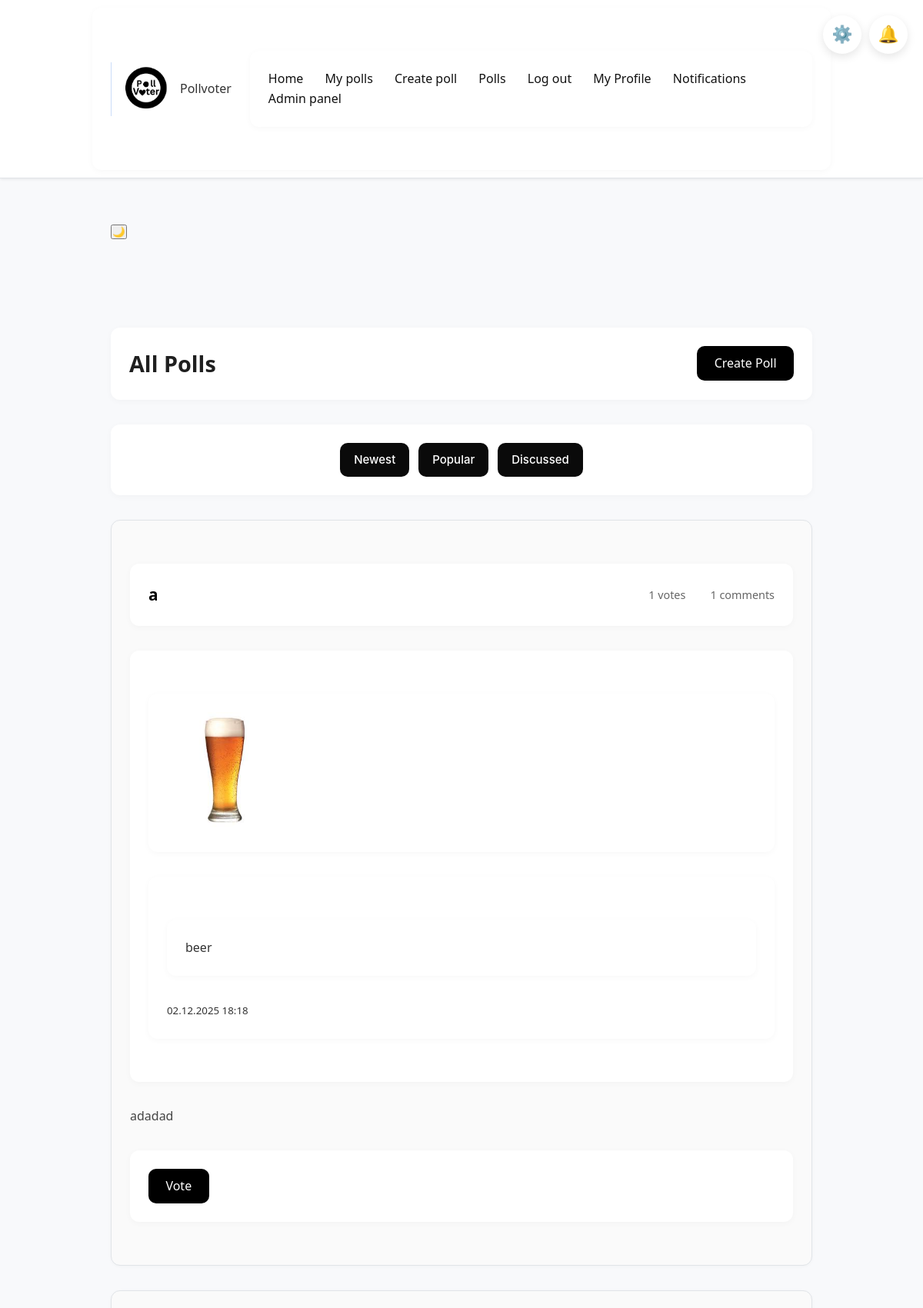
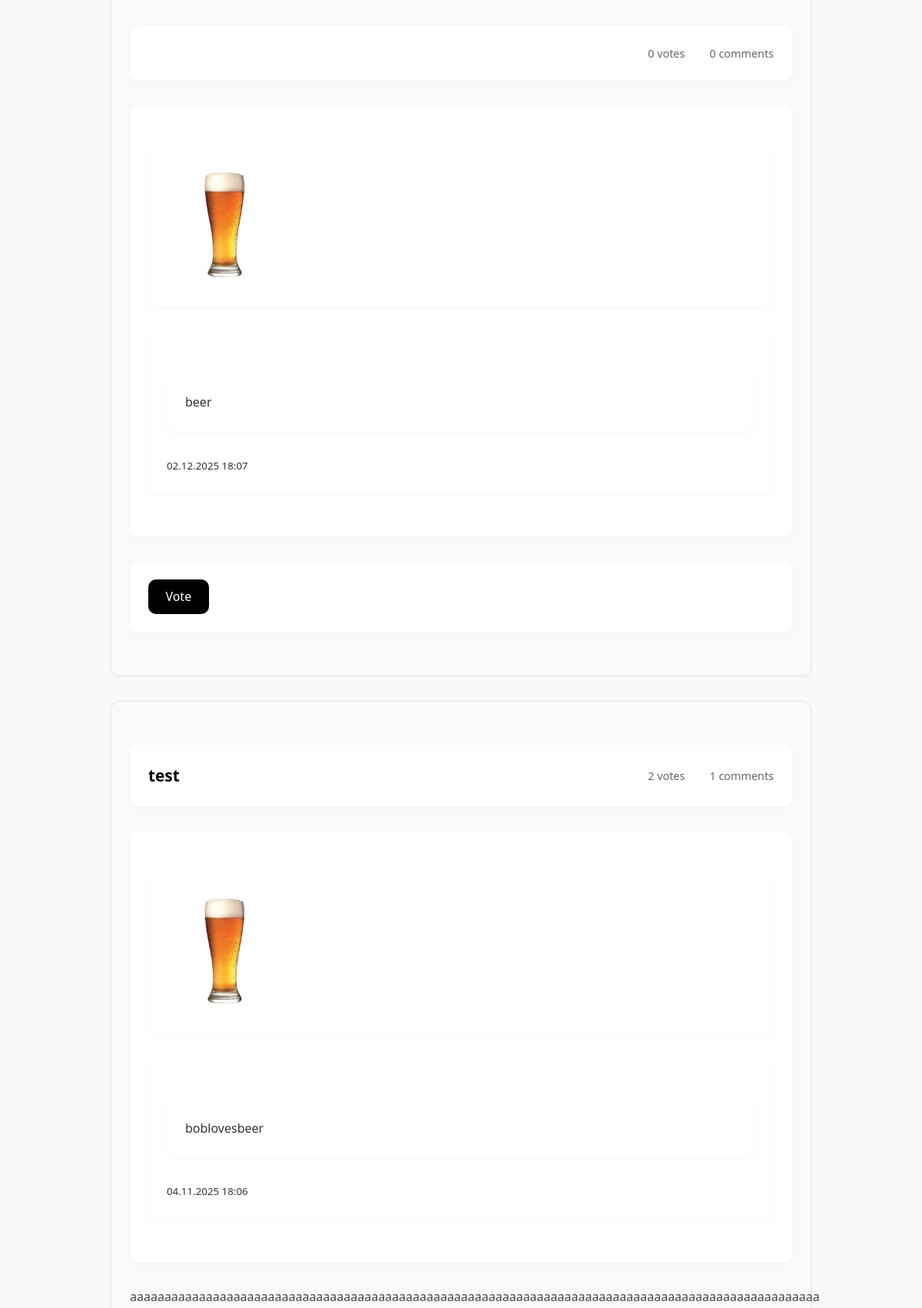
The page /polls (signed in, upper part) on the database its author committed (2 pictures, top to bottom).
### app/models.py (models this page shows, shortened)
class Poll(db.Model):
    __tablename__ = "poll"
    id = Column(Integer, primary_key=True)
    title = Column(Text, nullable=False)
    description = Column(String(120))
    created_at = Column(DateTime, default=datetime.now)
    user_id = Column(Integer, ForeignKey("user.id"), nullable=False)
    author = relationship("User", back_populates="polls")
    comments = relationship("Comment", back_populates="poll", cascade="all, delete-orphan")
    options = relationship("PollOption", back_populates="poll", cascade="all, delete-orphan")
    votes = relationship("Vote", back_populates="poll", cascade="all, delete-orphan")
    def getvotecount(self):
        return len(self.votes)

class User(UserMixin, db.Model):
    __tablename__ = "user"
    id = Column(Integer, primary_key=True)
    username = Column(String(20), unique=True, nullable = False)
    created_at = Column(DateTime, default=datetime.now)
    full_name = Column(String(20))
    bio = Column(String(100))
    pfp = Column(Text)
    password_hash = Column(Text)
    is_admin = Column(Boolean, default = False)
    polls = relationship("Poll", back_populates="author")
    votes = relationship("Vote", back_populates="user")
    comments = relationship("Comment", back_populates="author")
    def getpfp(self):
        if self.pfp:
            return f"/static/uploads/pfp/{self.pfp}"
        else:
            return f"/static/uploads/pfp/default.jpg"
    blocked = relationship(
        "User", secondary=blocklist,
        primaryjoin=(blocklist.c.blocker_id == id),
        secondaryjoin=(blocklist.c.blocked_id == id),
        backref=db.backref("blocked_by", lazy="dynamic"),
        lazy="dynamic"
    )

### app/routes.py (the view)
@polls.route('/polls')
@login_required
def listpolls():
    sort_by = request.args.get('sort_by', 'newest', type=str)
    page = request.args.get('page', 1, type=int)
    blocked_ids = [user.id for user in current_user.blocked]
    blocked_by_ids = [user.id for user in current_user.blocked_by]
    exclude_ids = blocked_ids + blocked_by_ids
    query = Poll.query.filter(Poll.user_id.notin_(exclude_ids))
    if sort_by == 'popular':
        query = query.outerjoin(Vote).group_by(Poll.id).order_by(db.func.count(Vote.id).desc())
    elif sort_by == 'discussed':
        query = query.outerjoin(Comment).group_by(Poll.id).order_by(db.func.count(Comment.id).desc())
    else:
        query = query.order_by(Poll.created_at.desc())
    polls = query.paginate(page=page, per_page=5)
    return render_template('polls.html', polls=polls, sort_by=sort_by)

### app/__init__.py (called while the page is built)
def create_app():
    app = Flask(__name__)
    app.config['SECRET_KEY'] = 'your_secret_key'
    app.config['SQLALCHEMY_DATABASE_URI'] = 'sqlite:///pollvoter.db'
    app.config['SQLALCHEMY_TRACK_MODIFICATIONS'] = False
    app.config["UPLOAD_FOLDER"] = "static/uploads"
    app.config["PFP_FOLDER"] =  "app/static/uploads/pfp"
    db.init_app(app)
    login_manager.init_app(app)
    migrate.init_app(app, db)
    app.register_blueprint(auth)
    app.register_blueprint(main)
    app.register_blueprint(polls)
    app.register_blueprint(admin)
    @login_manager.user_loader
    def load_user(userid):
        return User.query.get(int(userid))
    return app

### app/templates/polls.html (shortened to what this page needs)
{% extends "base.html" %}
{% block content %}
<div class="polls-header">
    <h2>All Polls</h2>
    <a href="{{ url_for('polls.create_poll') }}" class="btn btn-primary">Create Poll</a>
</div>
<div class="sort-options">
    <a href="{{url_for('polls.listpolls', sort_by = 'newest')}}">Newest</a>
    <a href="{{url_for('polls.listpolls', sort_by = 'popular')}}">Popular</a>
    <a href="{{url_for('polls.listpolls', sort_by = 'discussed')}}">Discussed</a>
</div>
{% if polls.items %}
    {% for poll in polls.items %}
    <div class="poll-card">
        <div class="poll-header">
            <h3><a href="{{ url_for('polls.poll_detail', poll_id=poll.id) }}">{{ poll.title }}</a></h3>
            <span class="poll-stats">
                 {{ poll.getvotecount() }} votes
                 {{ poll.comments|length }} comments
            </span>
        </div>
        <div class="poll-author">
            <div class="user-avatar"><img src="{{ current_user.getpfp() }}" alt="Profile Picture" width="150" height="150"></div>
            <div>
                <div class="author-name">{{ poll.author.full_name if poll.author.full_name else poll.author.username }}</div>
                <small class="poll-date">{{ poll.created_at.strftime('%d.%m.%Y %H:%M') }}</small>
            </div>
        </div>
        {% if poll.description %}
        <p class="poll-description">{{ poll.description }}</p>
        {% endif %}
        <div class="poll-actions">
            <a href="{{ url_for('polls.poll_detail', poll_id=poll.id) }}" class="btn btn-primary">Vote</a>
        </div>
    </div>
    {% endfor %}
{% else %}
    <div class="no-polls">
        <p>There are no polls yet. <a href="{{ url_for('polls.create_poll') }}">Create the first one!</a></p>
    </div>
{% endif %}
{% endblock %}

### app/static/styles.css (style rules this page uses)
:root { --bg-color: #f4f6f9; --text-color: #333333; --card-bg: #ffffff; --navbar-bg: #ffffff; --border-color: #e1e4e8; --input-bg: #ffffff; --link-color: #000000; }
body { background-color: var(--bg-color); color: var(--text-color); transition: background-color 0.3s, color 0.3s; }
.poll-card, .comment, .report-card, .card, .profile-container { background-color: var(--card-bg); border: 1px solid var(--border-color); color: var(--text-color); }
* { box-sizing: border-box; margin: 0; padding: 0; }
body { font-family: 'Segoe UI', Tahoma, Geneva, Verdana, sans-serif; background-color: #f8f9fb; color: #1f1f1f; line-height: 1.6; }
div:not(nav):not(footer) { max-width: 960px; margin: 2rem auto; padding: 1.5rem; background-color: #ffffff; box-shadow: 0 2px 8px rgba(0, 0, 0, 0.03); border-radius: 12px; }
.polls-header { display: flex; justify-content: space-between; align-items: center; margin-bottom: 2rem; }
.polls-header h2 { font-size: 1.8rem; font-weight: 600; }
.btn { display: inline-block; padding: 0.6rem 1.4rem; background-color: #000; color: #fff; border: none; border-radius: 10px; font-size: 1rem; font-weight: 500; text-align: center; text-decoration: none; cursor: pointer; transition: all 0.25s ease; }
.sort-options { display: flex; gap: 12px; justify-content: center; align-items: center; margin-top: 20px; }
.sort-options a { color: #ffffff; background-color: #0a0a0a; padding: 10px 18px; border-radius: 10px; text-decoration: none; font-family: 'Inter', 'Segoe UI', sans-serif; font-size: 15px; font-weight: 500; transition: all 0.25s ease; }
.poll-card { background-color: #fafafa; border-radius: 12px; box-shadow: 0 1px 4px rgba(0, 0, 0, 0.03); padding: 1.5rem; margin-bottom: 1.5rem; transition: transform 0.2s ease-in-out; }
.poll-header { display: flex; justify-content: space-between; align-items: center; margin-bottom: 0.75rem; }
.poll-header h3 a { color: #000; text-decoration: none; font-size: 1.3rem; }
.poll-stats { font-size: 0.9rem; color: #666; display: flex; gap: 1rem; align-items: center; }
.poll-description { margin-bottom: 1rem; color: #444; }

### rows shown on the page
Poll: title "a", getvotecount "1", comments|length "1", getpfp (picture), author "beer", created_at "02.12.2025 18:18", description "adadad"
Poll: getvotecount "0", comments|length "0", getpfp (picture), author "beer", created_at "02.12.2025 18:07"
Poll: title "test", getvotecount "2", comments|length "1", getpfp (picture), author "boblovesbeer", created_at "04.11.2025 18:06", description "aaaaaaaaaaaaaaaaaaaaaaaaaaaaaaaaaaaaaaaaaaaaaaaaaaaaaaaaaaaaaaaaaaaaaaaaaaaaaaaaaaaaaaaaaaaaaaaaaaaa"
